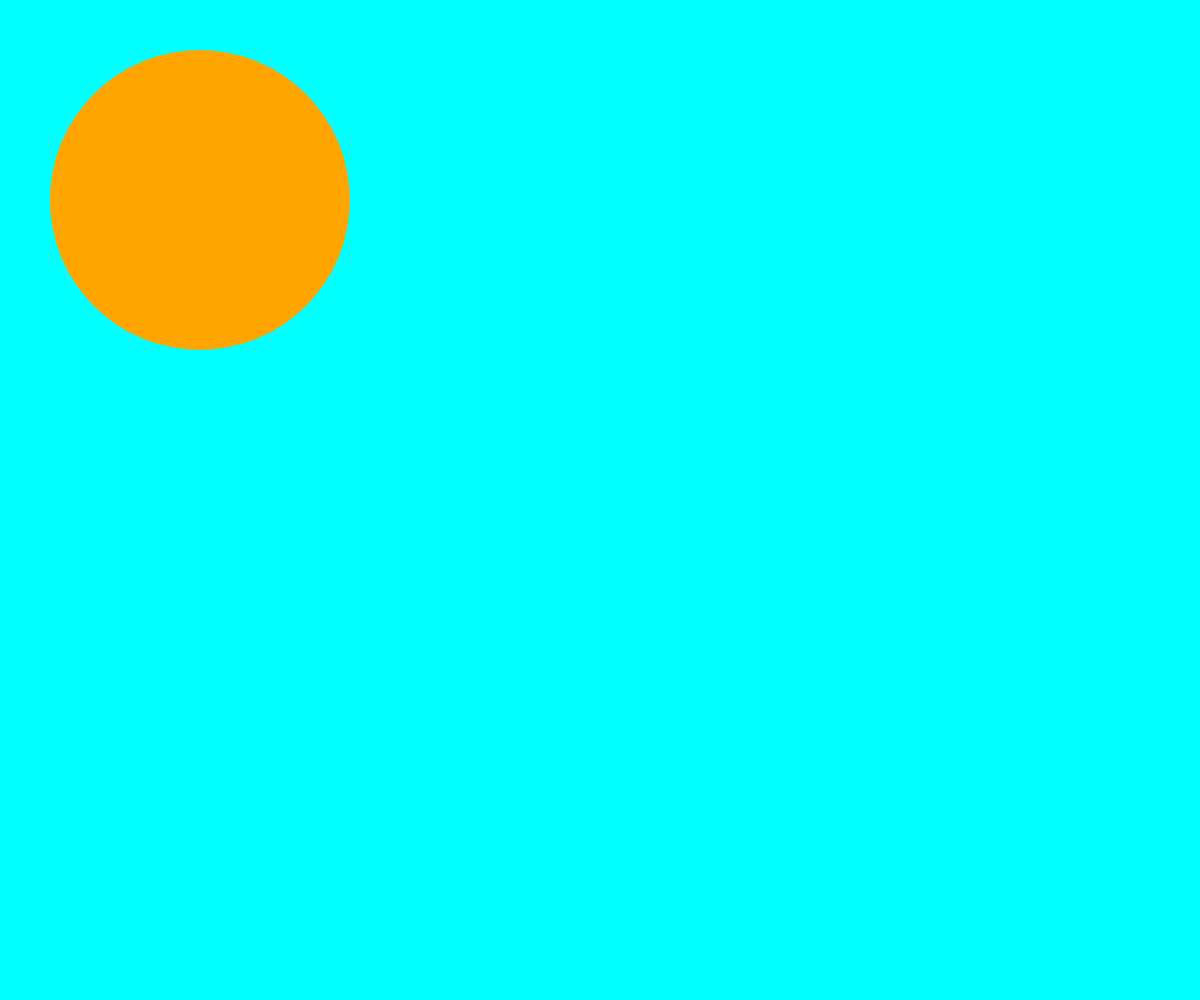
Frame 1 (no input)
Frame 60 (no input): identical to frame 1, image omitted
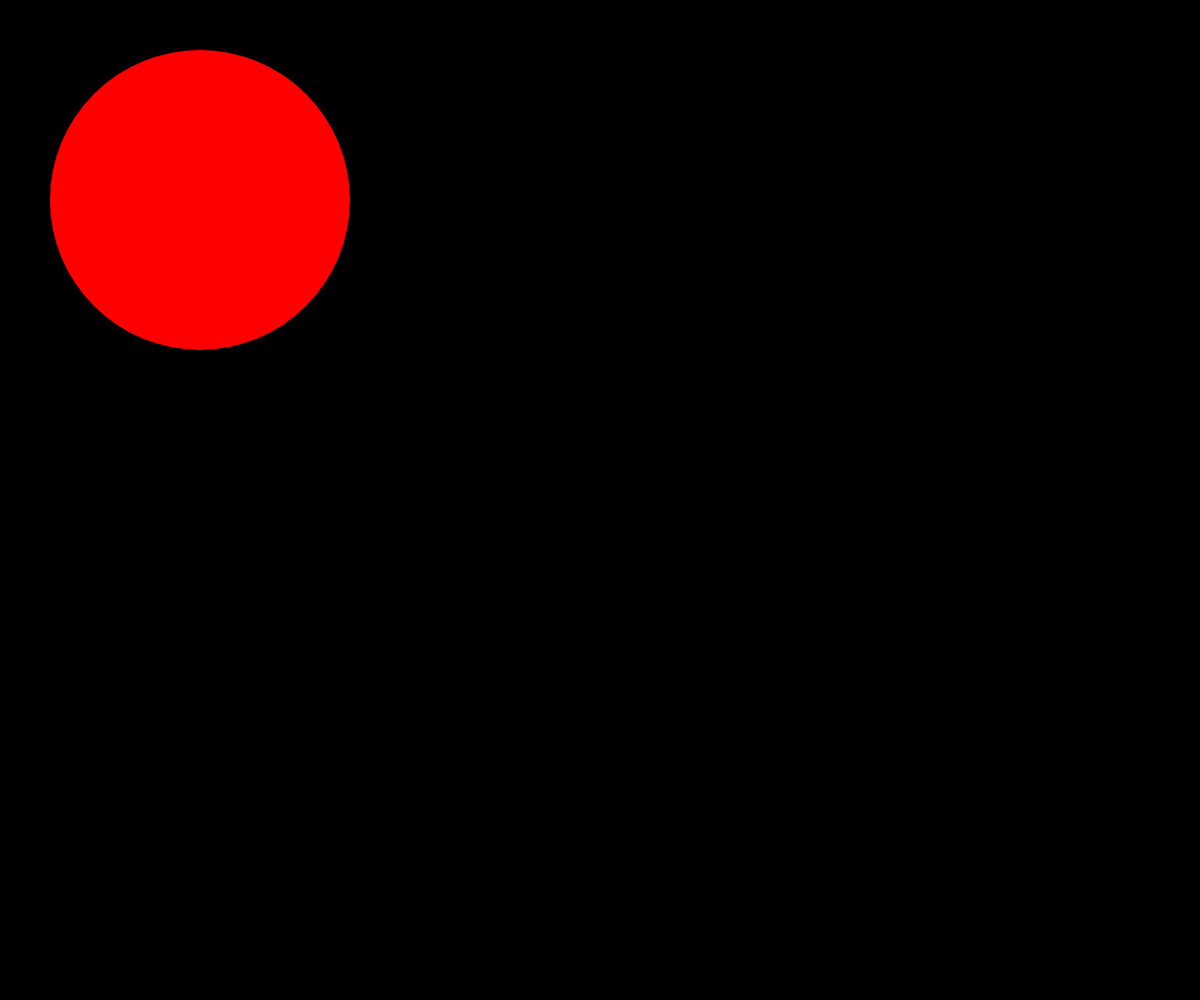
Frame 120 (the mouse pressed at the canvas centre since frame 60)

The p5.js sketch that drew these frames (run headless with seeded random() and noise() and a simulated clock; from frame 60 on, the mouse is pressed at the canvas centre):

// p5.js sketch
// ── sketch.js
let bgColor = 'cyan';
let mClick;

function setup() {
    
  createCanvas(windowWidth, windowHeight);
    noStroke();
}

function draw() {
background(bgColor);
    
  
if (mouseIsPressed === true){
    fill('red')
    noStroke();
    ellipse(200, 200, 300, 300);
} else {
    fill('orange')
    ellipse(200, 200, 300, 300);
}
}

function mousePressed() {
if (bgColor == 'cyan') {
        bgColor = 'black';
} else {
    bgColor = 'cyan';
}
}
